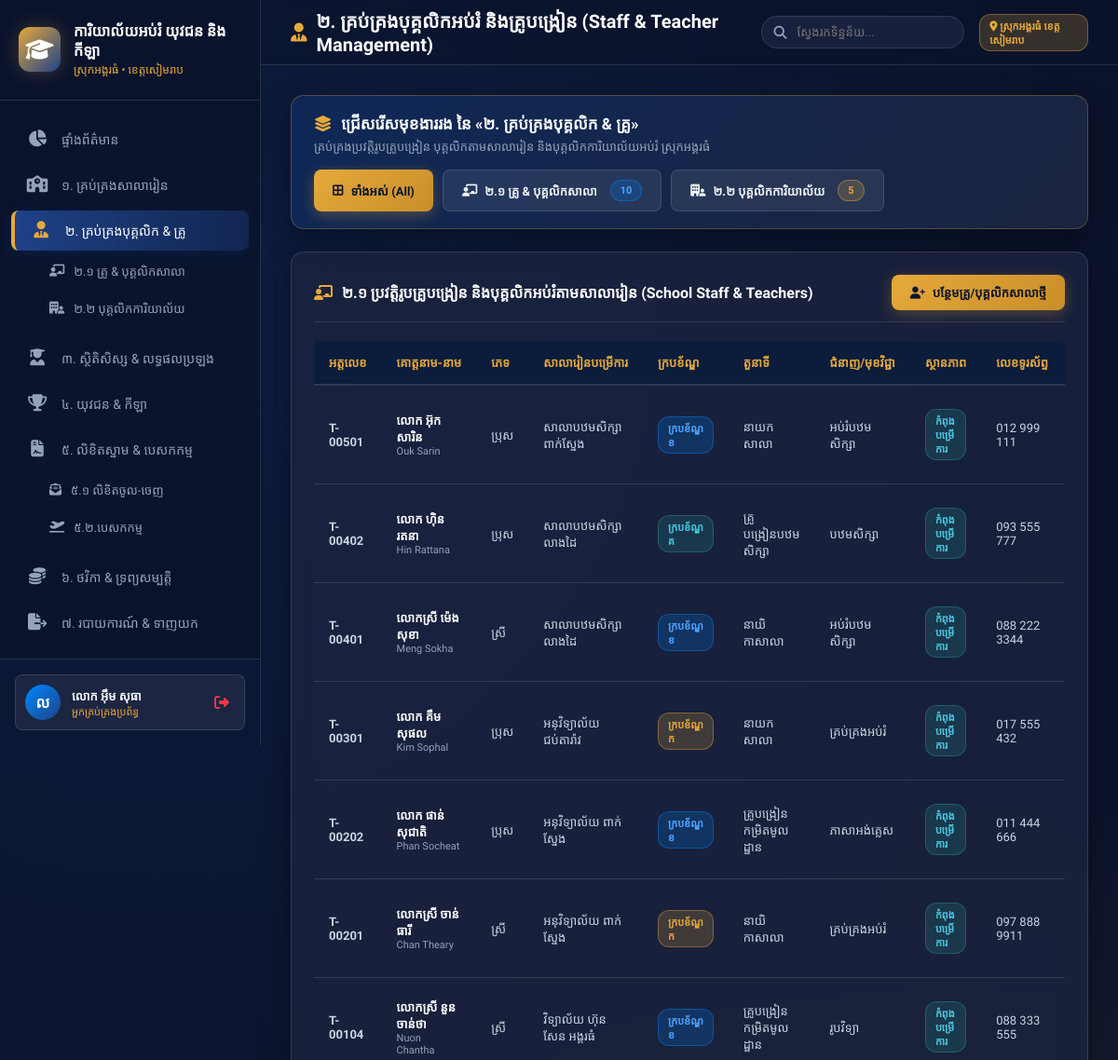
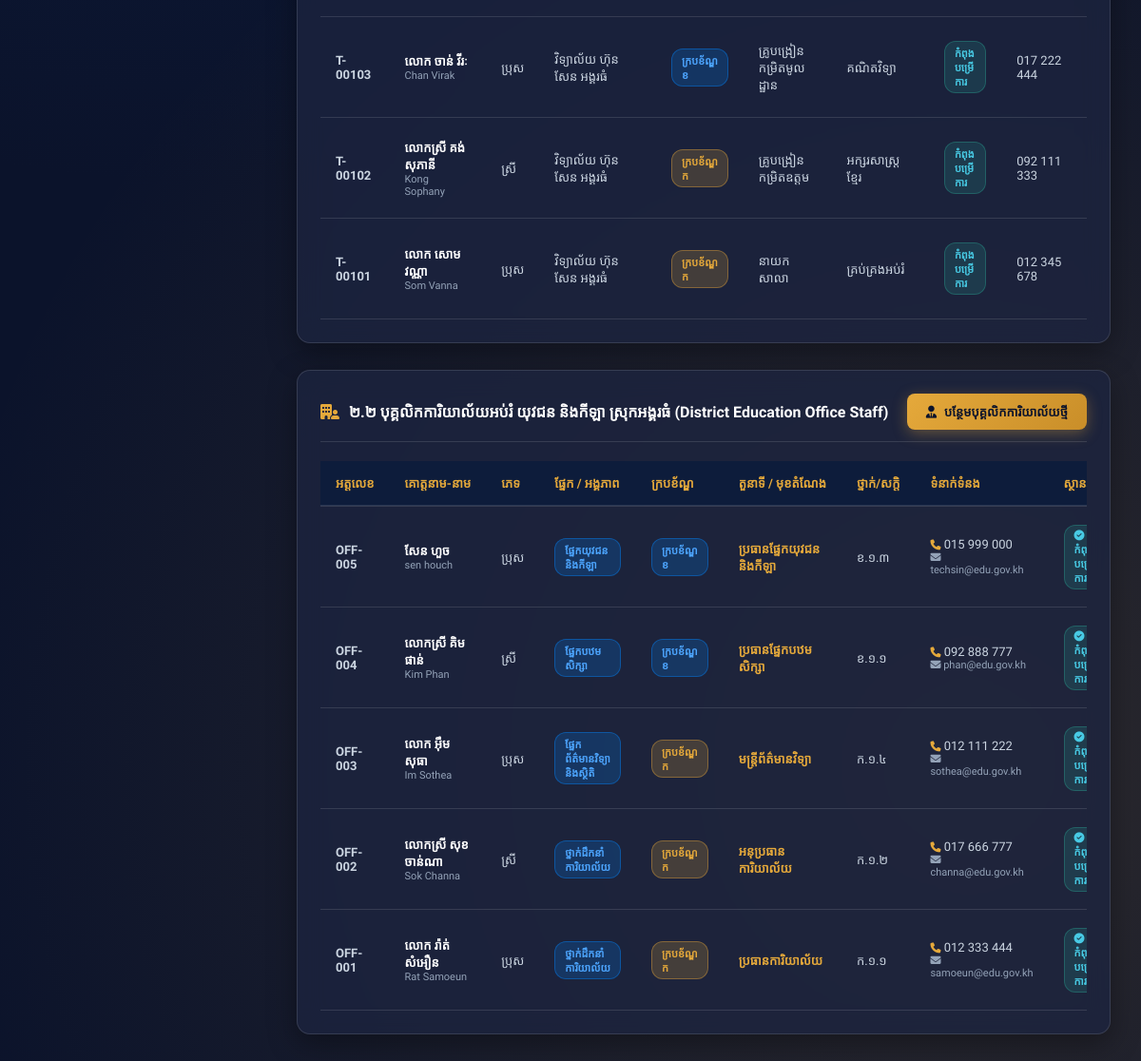
Page /staff (signed in) on the committed database (2 pictures, top to bottom).
### tables this page shows
CREATE TABLE staff (
            id INTEGER PRIMARY KEY AUTOINCREMENT,
            staff_id_num TEXT UNIQUE NOT NULL,
            name_kh TEXT NOT NULL,
            name_en TEXT NOT NULL,
            sex TEXT CHECK(sex IN ('M', 'F')) NOT NULL,
            dob TEXT,
            phone TEXT,
            email TEXT,
            school_id INTEGER NOT NULL,
            framework TEXT CHECK(framework IN ('A', 'B', 'C')) NOT NULL,
            position TEXT NOT NULL,
            subject_specialty TEXT NOT NULL,
            current_grade TEXT,
            salary_index REAL DEFAULT 1.0,
            status TEXT CHECK(status IN ('active', 'transferred', 'retired')) DEFAULT 'active',
            photo_url TEXT, bank_account TEXT,
            FOREIGN KEY (school_id) REFERENCES schools(id) ON DELETE CASCADE
        );

CREATE TABLE schools (
            id INTEGER PRIMARY KEY AUTOINCREMENT,
            code TEXT UNIQUE NOT NULL,
            name_kh TEXT NOT NULL,
            name_en TEXT,
            level TEXT CHECK(level IN ('community_preschool', 'state_preschool', 'preschool', 'primary', 'secondary', 'high')) NOT NULL,
            commune TEXT NOT NULL,
            village TEXT NOT NULL,
            principal_name TEXT NOT NULL,
            principal_phone TEXT,
            classrooms INTEGER DEFAULT 0,
            buildings INTEGER DEFAULT 0,
            created_at TIMESTAMP DEFAULT CURRENT_TIMESTAMP
        );

CREATE TABLE office_staff (
            id INTEGER PRIMARY KEY AUTOINCREMENT,
            staff_id_num TEXT UNIQUE NOT NULL,
            name_kh TEXT NOT NULL,
            name_en TEXT NOT NULL,
            sex TEXT CHECK(sex IN ('M', 'F')) NOT NULL,
            dob TEXT,
            phone TEXT,
            email TEXT,
            office_unit TEXT NOT NULL,
            framework TEXT CHECK(framework IN ('A', 'B', 'C')) NOT NULL,
            position TEXT NOT NULL,
            current_grade TEXT,
            salary_index REAL DEFAULT 1.0,
            status TEXT CHECK(status IN ('active', 'transferred', 'retired')) DEFAULT 'active',
            photo_url TEXT,
            bank_account TEXT
        );

### app.py (the view, shortened to what this page needs)
@app.route('/staff')
@login_required
def staff():
    action = request.args.get('action')
    conn = get_db_connection()
    staff_list = conn.execute('''
        SELECT st.*, sc.name_kh as school_name
        FROM staff st
        JOIN schools sc ON st.school_id = sc.id
        ORDER BY st.id DESC
    ''').fetchall()
    office_staff_list = conn.execute('''
        SELECT * FROM office_staff ORDER BY id DESC
    ''').fetchall()
    history_list = conn.execute('''
        SELECT sh.*, st.name_kh as staff_name
        FROM staff_history sh
        JOIN staff st ON sh.staff_id = st.id
        ORDER BY sh.id DESC
    ''').fetchall()
    leaves_list = conn.execute('''
        SELECT sl.*, st.name_kh as staff_name
        FROM staff_leaves sl
        JOIN staff st ON sl.staff_id = st.id
        ORDER BY sl.id DESC
    ''').fetchall()
    schools_list = conn.execute('SELECT id, name_kh FROM schools').fetchall()
    conn.close()
    return render_template(
        'staff.html',
        active_page='staff',
        staff_list=staff_list,
        office_staff_list=office_staff_list,
        history_list=history_list,
        leaves_list=leaves_list,
        schools=schools_list
    )

### app.py (called while the page is built)
def login_required(f):
    @wraps(f)
    def decorated_function(*args, **kwargs):
        if 'user_id' not in session:
            flash('សូមចូលប្រើប្រាស់ប្រព័ន្ធជាមុនសិន!', 'danger')
            return redirect(url_for('login'))
        return f(*args, **kwargs)
    return decorated_function

### database.py (called while the page is built)
def dict_factory(cursor, row):
    return DictRow((col[0], row[idx]) for idx, col in enumerate(cursor.description))

def get_db_connection():
    conn = sqlite3.connect(DB_FILE)
    conn.row_factory = dict_factory
    return conn

    def __getitem__(self, item):
        if isinstance(item, int):
            return list(self.values())[item]
        return super().__getitem__(item)

### templates/staff.html (shortened to what this page needs)
{% extends 'base.html' %}
{% block header_title %}
<i class="fa-solid fa-user-tie" style="color: var(--accent-gold);"></i> ២. គ្រប់គ្រងបុគ្គលិកអប់រំ និងគ្រូបង្រៀន (Staff & Teacher Management)
{% endblock %}
{% block content %}
<div class="panel" style="margin-bottom: 24px; background: linear-gradient(135deg, rgba(15, 43, 92, 0.85), rgba(28, 37, 65, 0.95)); border: 1px solid var(--border-glow); padding: 18px 24px;">
    <div style="display: flex; justify-content: space-between; align-items: center; flex-wrap: wrap; gap: 16px;">
        <div>
            <h3 style="font-size: 17px; font-weight: 700; color: #fff; margin-bottom: 4px; display: flex; align-items: center; gap: 10px;">
                <i class="fa-solid fa-layer-group" style="color: var(--accent-gold);"></i> ជ្រើសរើសមុខងាររង នៃ «២. គ្រប់គ្រងបុគ្គលិក & គ្រូ»
            </h3>
            <p style="font-size: 13px; color: var(--text-muted); margin: 0;">គ្រប់គ្រងប្រវត្តិរូបគ្រូបង្រៀន បុគ្គលិកតាមសាលារៀន និងបុគ្គលិកការិយាល័យអប់រំ ស្រុកអង្គរធំ</p>
        </div>
        <div style="display: flex; gap: 10px; flex-wrap: wrap;">
            <button id="tab-btn-all" class="btn btn-secondary active-tab" onclick="switchStaffTab('all')">
                <i class="fa-solid fa-border-all"></i> ទាំងអស់ (All)
            </button>
            <button id="tab-btn-school" class="btn btn-secondary" onclick="switchStaffTab('school')">
                <i class="fa-solid fa-chalkboard-user"></i> ២.១ គ្រូ & បុគ្គលិកសាលា <span class="badge badge-primary" style="margin-left: 6px;">{{ staff_list|length }}</span>
            </button>
            <button id="tab-btn-office" class="btn btn-secondary" onclick="switchStaffTab('office')">
                <i class="fa-solid fa-building-user"></i> ២.២ បុគ្គលិកការិយាល័យ <span class="badge badge-gold" style="margin-left: 6px;">{{ office_staff_list|length }}</span>
            </button>
        </div>
    </div>
</div>
<div class="panel" id="section-school-staff">
    <div class="panel-header">
        <div class="panel-title">
            <i class="fa-solid fa-chalkboard-user" style="color: var(--accent-gold);"></i> ២.១ ប្រវត្តិរូបគ្រូបង្រៀន និងបុគ្គលិកអប់រំតាមសាលារៀន (School Staff & Teachers)
        </div>
        {% if session.get('role') in ['admin', 'chief'] %}
        <button class="btn btn-primary" onclick="openAddStaffModal()">
            <i class="fa-solid fa-user-plus"></i> បន្ថែមគ្រូ/បុគ្គលិកសាលាថ្មី
        </button>
        {% endif %}
    </div>
    <div class="table-responsive">
        <table class="custom-table">
            <thead>
                <tr>
                    <th>អត្តលេខ</th>
                    <th>គោត្តនាម-នាម</th>
                    <th>ភេទ</th>
                    <th>សាលារៀនបម្រើការ</th>
                    <th>ក្របខ័ណ្ឌ</th>
                    <th>តួនាទី</th>
                    <th>ជំនាញ/មុខវិជ្ជា</th>
                    <th>ស្ថានភាព</th>
                    <th>លេខទូរស័ព្ទ</th>
                </tr>
            </thead>
            <tbody>
                {% for s in staff_list %}
                <tr>
                    <td><strong>{{ s.staff_id_num }}</strong></td>
                    <td>
                        <div style="font-weight: 600; color: #fff;">{{ s.name_kh }}</div>
                        <div style="font-size: 11px; color: var(--text-muted);">{{ s.name_en }}</div>
                    </td>
                    <td>{{ 'ប្រុស' if s.sex == 'M' else 'ស្រី' }}</td>
                    <td>{{ s.school_name }}</td>
                    <td>
                        {% if s.framework == 'A' %}
                        <span class="badge badge-gold">ក្របខ័ណ្ឌ ក</span>
                        {% elif s.framework == 'B' %}
                        <span class="badge badge-primary">ក្របខ័ណ្ឌ ខ</span>
                        {% else %}
                        <span class="badge badge-success">ក្របខ័ណ្ឌ គ</span>
                        {% endif %}
                    </td>
                    <td>{{ s.position }}</td>
                    <td>{{ s.subject_specialty }}</td>
                    <td>
                        {% if s.status == 'active' %}
                        <span class="badge badge-success">កំពុងបម្រើការ</span>
                        {% elif s.status == 'transferred' %}
                        <span class="badge badge-gold">បានផ្ទេរ</span>
                        {% else %}
                        <span class="badge badge-secondary">និវត្តន៍</span>
                        {% endif %}
                    </td>
                    <td>{{ s.phone }}</td>
                </tr>
                {% endfor %}
            </tbody>
        </table>
    </div>
</div>
<div class="panel" id="section-office-staff" style="margin-top: 24px;">
    <div class="panel-header">
        <div class="panel-title">
            <i class="fa-solid fa-building-user" style="color: var(--accent-gold);"></i> ២.២ បុគ្គលិកការិយាល័យអប់រំ យុវជន និងកីឡា ស្រុកអង្គរធំ (District Education Office Staff)
        </div>
        {% if session.get('role') in ['admin', 'chief'] %}
        <button class="btn btn-gold" onclick="openAddOfficeStaffModal()">
            <i class="fa-solid fa-user-tie"></i> បន្ថែមបុគ្គលិកការិយាល័យថ្មី
        </button>
        {% endif %}
    </div>
    <div class="table-responsive">
        <table class="custom-table">
            <thead>
                <tr>
                    <th>អត្តលេខ</th>
                    <th>គោត្តនាម-នាម</th>
                    <th>ភេទ</th>
                    <th>ផ្នែក / អង្គភាព</th>
                    <th>ក្របខ័ណ្ឌ</th>
                    <th>តួនាទី / មុខតំណែង</th>
                    <th>ថ្នាក់/សក្ដិ</th>
                    <th>ទំនាក់ទំនង</th>
                    <th>ស្ថានភាព</th>
                </tr>
            </thead>
            <tbody>
                {% for os in office_staff_list %}
                <tr>
                    <td><strong>{{ os.staff_id_num }}</strong></td>
                    <td>
                        <div style="font-weight: 600; color: #fff;">{{ os.name_kh }}</div>
                        <div style="font-size: 11px; color: var(--text-muted);">{{ os.name_en }}</div>
                    </td>
                    <td>{{ 'ប្រុស' if os.sex == 'M' else 'ស្រី' }}</td>
                    <td><span class="badge badge-primary">{{ os.office_unit }}</span></td>
                    <td>
                        {% if os.framework == 'A' %}
                        <span class="badge badge-gold">ក្របខ័ណ្ឌ ក</span>
                        {% elif os.framework == 'B' %}
                        <span class="badge badge-primary">ក្របខ័ណ្ឌ ខ</span>
                        {% else %}
                        <span class="badge badge-success">ក្របខ័ណ្ឌ គ</span>
                        {% endif %}
                    </td>
                    <td><strong style="color: var(--accent-gold);">{{ os.position }}</strong></td>
                    <td>{{ os.current_grade or '-' }}</td>
                    <td>
                        <div><i class="fa-solid fa-phone" style="font-size: 11px; color: var(--accent-gold);"></i> {{ os.phone or '-' }}</div>
                        {% if os.email %}<div style="font-size: 11px; color: var(--text-muted);"><i class="fa-solid fa-envelope"></i> {{ os.email }}</div>{% endif %}
                    </td>
                    <td>
                        {% if os.status == 'active' %}
                        <span class="badge badge-success"><i class="fa-solid fa-circle-check"></i> កំពុងបម្រើការ</span>
                        {% elif os.status == 'transferred' %}
                        <span class="badge badge-gold">បានផ្ទេរ</span>
                        {% else %}
                        <span class="badge badge-secondary">និវត្តន៍</span>
                        {% endif %}
                    </td>
                </tr>
                {% endfor %}
            </tbody>
        </table>
    </div>
</div>
{% endblock %}

### static/css/style.css (style rules this page uses)
:root { --primary-color: #0f2b5c; --primary-light: #1e4287; --primary-dark: #0a1c3d; --accent-gold: #e5a93b; --accent-gold-hover: #f3b952; --accent-blue: #0088ff; --accent-teal: #00c9a7; --accent-danger: #e63946; --accent-warning: #f77f00; --accent-success: #2a9d8f; --bg-dark: #0b132b; --bg-surface: #1c2541; --bg-card: rgba(28, 37, 65, 0.75); --bg-card-hover: rgba(40, 52, 90, 0.85); --text-main: #f1f5f9; --text-muted: #94a3b8; --text-light: #cbd5e1; --border-color: rgba(255, 255, 255, 0.12); --border-glow: rgba(229, 169, 59, 0.3); --shadow-soft: 0 10px 30px rgba(0, 0, 0, 0.35); --shadow-glow: 0 0 20px rgba(229, 169, 59, 0.25); --radius-sm: 8px; --radius-md: 14px; --radius-lg: 20px; --transition-fast: all 0.25s cubic-bezier(0.4, 0, 0.2, 1); }
* { margin: 0; padding: 0; box-sizing: border-box; }
body { font-family: 'Kantumruy Pro', 'Outfit', -apple-system, BlinkMacSystemFont, sans-serif; background-color: var(--bg-dark); background-image: radial-gradient(circle at 15% 15%, rgba(15, 43, 92, 0.4) 0%, transparent 45%), radial-gradient(circle at 85% 85%, rgba(229, 169, 59, 0.15) 0%, transparent 50%); background-attachment: fixed; color: var(--text-main); min-height: 100vh; display: flex; overflow-x: hidden; }
.btn { padding: 10px 20px; border-radius: var(--radius-sm); font-size: 13px; font-weight: 600; font-family: inherit; cursor: pointer; border: none; display: inline-flex; align-items: center; gap: 8px; transition: var(--transition-fast); text-decoration: none; }
.btn-primary { background: linear-gradient(135deg, var(--accent-gold), #c98e29); color: #0b132b; box-shadow: 0 4px 15px rgba(229, 169, 59, 0.3); }
.btn-secondary { background: rgba(255, 255, 255, 0.08); color: var(--text-main); border: 1px solid var(--border-color); }
.btn-gold { background: linear-gradient(135deg, var(--accent-gold), #c98e29) !important; color: #0b132b !important; box-shadow: 0 4px 15px rgba(229, 169, 59, 0.35) !important; font-weight: 700 !important; }
.panel { background: var(--bg-card); backdrop-filter: blur(14px); border: 1px solid var(--border-color); border-radius: var(--radius-md); padding: 24px; margin-bottom: 28px; box-shadow: var(--shadow-soft); }
.panel-header { display: flex; align-items: center; justify-content: space-between; margin-bottom: 20px; padding-bottom: 12px; border-bottom: 1px solid var(--border-color); }
.panel-title { font-size: 16px; font-weight: 700; color: #fff; display: flex; align-items: center; gap: 10px; }
.panel-title i { color: var(--accent-gold); }
.table-responsive { width: 100%; overflow-x: auto; }
.custom-table { width: 100%; border-collapse: collapse; text-align: left; font-size: 13px; }
.custom-table th { background: rgba(10, 28, 61, 0.8); color: var(--accent-gold); font-weight: 600; padding: 14px 16px; border-bottom: 2px solid var(--border-color); white-space: nowrap; }
.custom-table td { padding: 14px 16px; border-bottom: 1px solid var(--border-color); color: var(--text-light); vertical-align: middle; }
.custom-table tbody tr { transition: var(--transition-fast); }
.badge { padding: 4px 10px; border-radius: 12px; font-size: 11px; font-weight: 600; display: inline-block; }
.badge-primary { background: rgba(0, 136, 255, 0.2); color: #4da6ff; border: 1px solid rgba(0, 136, 255, 0.4); }
.badge-gold { background: rgba(229, 169, 59, 0.2); color: var(--accent-gold); border: 1px solid rgba(229, 169, 59, 0.4); }
.badge-success { background: rgba(42, 157, 143, 0.2); color: #48cae4; border: 1px solid rgba(42, 157, 143, 0.4); }

### rows in the picture
staff: staff_id_num "T-00501", name_kh "លោក អ៊ុក សារិន", name_en "Ouk Sarin", sex "ប្រុស", school_name "សាលាបឋមសិក្សា ពាក់ស្នែង", framework "ក្របខ័ណ្ឌ ខ", position "នាយកសាលា", subject_specialty "អប់រំបឋមសិក្សា", status "កំពុងបម្រើការ", phone "012 999 111"
staff: staff_id_num "T-00402", name_kh "លោក ហ៊ិន រតនា", name_en "Hin Rattana", sex "ប្រុស", school_name "សាលាបឋមសិក្សា លាងដៃ", framework "ក្របខ័ណ្ឌ គ", position "គ្រូបង្រៀនបឋមសិក្សា", subject_specialty "បឋមសិក្សា", status "កំពុងបម្រើការ", phone "093 555 777"
staff: staff_id_num "T-00401", name_kh "លោកស្រី ម៉េង សុខា", name_en "Meng Sokha", sex "ស្រី", school_name "សាលាបឋមសិក្សា លាងដៃ", framework "ក្របខ័ណ្ឌ ខ", position "នាយិកាសាលា", subject_specialty "អប់រំបឋមសិក្សា", status "កំពុងបម្រើការ", phone "088 222 3344"
staff: staff_id_num "T-00301", name_kh "លោក គឹម សុផល", name_en "Kim Sophal", sex "ប្រុស", school_name "អនុវិទ្យាល័យ ជប់តារ៉ាវ", framework "ក្របខ័ណ្ឌ ក", position "នាយកសាលា", subject_specialty "គ្រប់គ្រងអប់រំ", status "កំពុងបម្រើការ", phone "017 555 432"
staff: staff_id_num "T-00202", name_kh "លោក ផាន់ សុជាតិ", name_en "Phan Socheat", sex "ប្រុស", school_name "អនុវិទ្យាល័យ ពាក់ស្នែង", framework "ក្របខ័ណ្ឌ ខ", position "គ្រូបង្រៀនកម្រិតមូលដ្ឋាន", subject_specialty "ភាសាអង់គ្លេស", status "កំពុងបម្រើការ", phone "011 444 666"
staff: staff_id_num "T-00201", name_kh "លោកស្រី ចាន់ ធារី", name_en "Chan Theary", sex "ស្រី", school_name "អនុវិទ្យាល័យ ពាក់ស្នែង", framework "ក្របខ័ណ្ឌ ក", position "នាយិកាសាលា", subject_specialty "គ្រប់គ្រងអប់រំ", status "កំពុងបម្រើការ", phone "097 888 9911"
staff: staff_id_num "T-00104", name_kh "លោកស្រី នួន ចាន់ថា", name_en "Nuon Chantha", sex "ស្រី", school_name "វិទ្យាល័យ ហ៊ុន សែន អង្គរធំ", framework "ក្របខ័ណ្ឌ ខ", position "គ្រូបង្រៀនកម្រិតមូលដ្ឋាន", subject_specialty "រូបវិទ្យា", status "កំពុងបម្រើការ", phone "088 333 555"
staff: staff_id_num "T-00103", name_kh "លោក ចាន់ វីរៈ", name_en "Chan Virak", sex "ប្រុស", school_name "វិទ្យាល័យ ហ៊ុន សែន អង្គរធំ", framework "ក្របខ័ណ្ឌ ខ", position "គ្រូបង្រៀនកម្រិតមូលដ្ឋាន", subject_specialty "គណិតវិទ្យា", status "កំពុងបម្រើការ", phone "017 222 444"
staff: staff_id_num "T-00102", name_kh "លោកស្រី គង់ សុភានី", name_en "Kong Sophany", sex "ស្រី", school_name "វិទ្យាល័យ ហ៊ុន សែន អង្គរធំ", framework "ក្របខ័ណ្ឌ ក", position "គ្រូបង្រៀនកម្រិតឧត្តម", subject_specialty "អក្សរសាស្ត្រខ្មែរ", status "កំពុងបម្រើការ", phone "092 111 333"
staff: staff_id_num "T-00101", name_kh "លោក សោម វណ្ណា", name_en "Som Vanna", sex "ប្រុស", school_name "វិទ្យាល័យ ហ៊ុន សែន អង្គរធំ", framework "ក្របខ័ណ្ឌ ក", position "នាយកសាលា", subject_specialty "គ្រប់គ្រងអប់រំ", status "កំពុងបម្រើការ", phone "012 345 678"
office_staff: staff_id_num "OFF-005", name_kh "សែន ហួច", name_en "sen houch", sex "ប្រុស", office_unit "ផ្នែកយុវជន និងកីឡា", framework "ក្របខ័ណ្ឌ ខ", position "ប្រធានផ្នែកយុវជន និងកីឡា", current_grade "ខ.១.៣", phone "015 999 000", email "techsin@edu.gov.kh", status "active" (drawn)
office_staff: staff_id_num "OFF-004", name_kh "លោកស្រី គិម ផាន់", name_en "Kim Phan", sex "ស្រី", office_unit "ផ្នែកបឋមសិក្សា", framework "ក្របខ័ណ្ឌ ខ", position "ប្រធានផ្នែកបឋមសិក្សា", current_grade "ខ.១.១", phone "092 888 777", email "phan@edu.gov.kh", status "active" (drawn)
office_staff: staff_id_num "OFF-003", name_kh "លោក អ៊ឹម សុធា", name_en "Im Sothea", sex "ប្រុស", office_unit "ផ្នែកព័ត៌មានវិទ្យា និងស្ថិតិ", framework "ក្របខ័ណ្ឌ ក", position "មន្ត្រីព័ត៌មានវិទ្យា", current_grade "ក.១.៤", phone "012 111 222", email "sothea@edu.gov.kh", status "active" (drawn)
office_staff: staff_id_num "OFF-002", name_kh "លោកស្រី សុខ ចាន់ណា", name_en "Sok Channa", sex "ស្រី", office_unit "ថ្នាក់ដឹកនាំការិយាល័យ", framework "ក្របខ័ណ្ឌ ក", position "អនុប្រធានការិយាល័យ", current_grade "ក.១.២", phone "017 666 777", email "channa@edu.gov.kh", status "active" (drawn)
office_staff: staff_id_num "OFF-001", name_kh "លោក រ៉ាត់ សំអឿន", name_en "Rat Samoeun", sex "ប្រុស", office_unit "ថ្នាក់ដឹកនាំការិយាល័យ", framework "ក្របខ័ណ្ឌ ក", position "ប្រធានការិយាល័យ", current_grade "ក.១.១", phone "012 333 444", email "samoeun@edu.gov.kh", status "active" (drawn)

### other values in the picture
{{ session.get('user_name', 'U')[0] }} "ល"
{{ session.get('user_name', 'អ្នកប្រើប្រាស់') }} "លោក អ៊ឹម សុធា"
{{ staff_list|length }} "10"
{{ office_staff_list|length }} "5"
